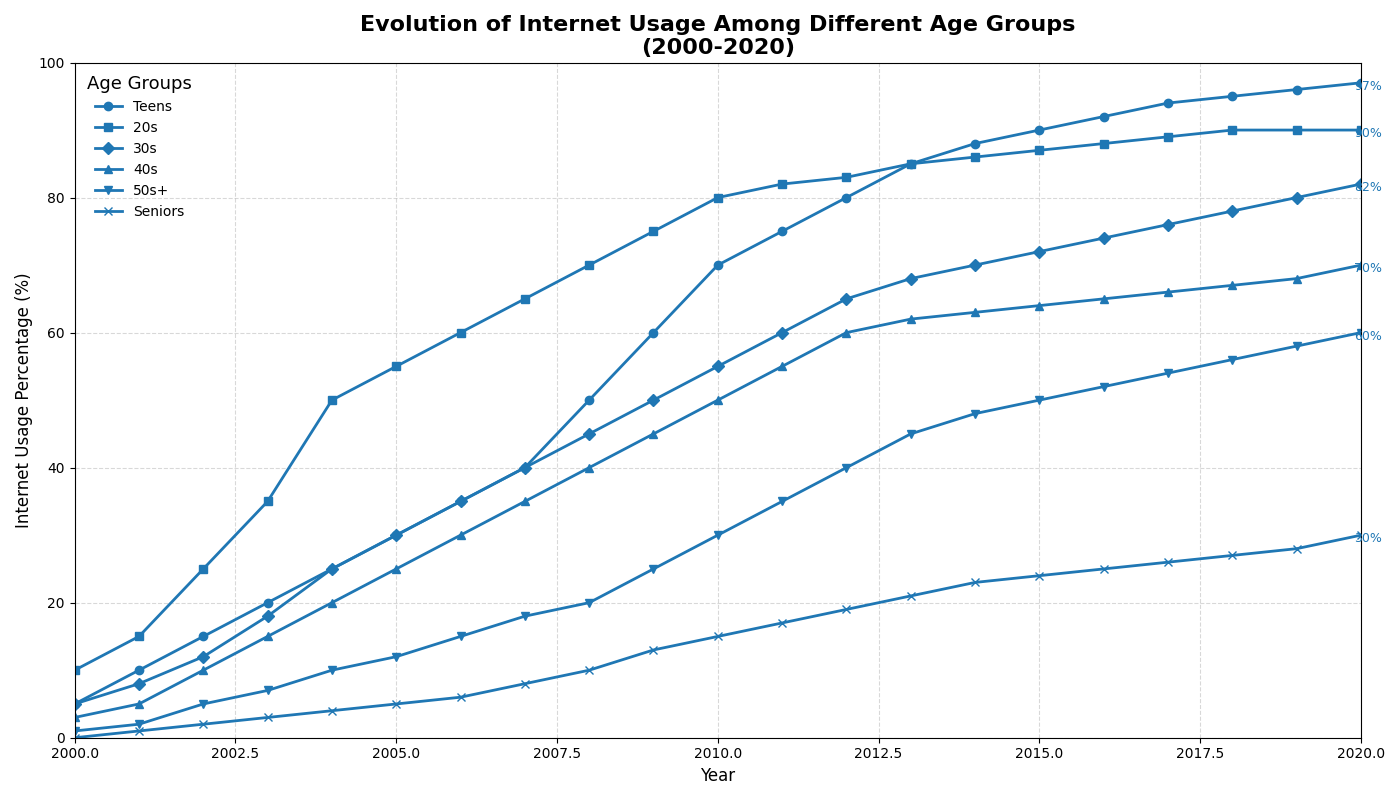

The Python source for this figure:
import matplotlib.pyplot as plt
import numpy as np

# Define data
years = np.arange(2000, 2021)
age_groups = ["Teens", "20s", "30s", "40s", "50s+", "Seniors"]

# Internet usage percentages for each age group over time
teens = [5, 10, 15, 20, 25, 30, 35, 40, 50, 60, 70, 75, 80, 85, 88, 90, 92, 94, 95, 96, 97]
twenties = [10, 15, 25, 35, 50, 55, 60, 65, 70, 75, 80, 82, 83, 85, 86, 87, 88, 89, 90, 90, 90]
thirties = [5, 8, 12, 18, 25, 30, 35, 40, 45, 50, 55, 60, 65, 68, 70, 72, 74, 76, 78, 80, 82]
forties = [3, 5, 10, 15, 20, 25, 30, 35, 40, 45, 50, 55, 60, 62, 63, 64, 65, 66, 67, 68, 70]
fifties_plus = [1, 2, 5, 7, 10, 12, 15, 18, 20, 25, 30, 35, 40, 45, 48, 50, 52, 54, 56, 58, 60]
seniors = [0, 1, 2, 3, 4, 5, 6, 8, 10, 13, 15, 17, 19, 21, 23, 24, 25, 26, 27, 28, 30]

# Plotting
fig, ax = plt.subplots(figsize=(14, 8))

# Define a single color for all lines
single_color = '#1f77b4'
markers = ['o', 's', 'D', '^', 'v', 'x']

# Plot the data
for data, name, marker in zip([teens, twenties, thirties, forties, fifties_plus, seniors], age_groups, markers):
    ax.plot(years, data, label=name, color=single_color, marker=marker, linewidth=2, linestyle='-')
    # Annotate end points
    ax.annotate(f'{data[-1]}%', xy=(years[-1], data[-1]), xytext=(5, -5), textcoords='offset points', ha='center', fontsize=9, color=single_color)

# Title and axis labels
ax.set_title('Evolution of Internet Usage Among Different Age Groups\n(2000-2020)', fontsize=16, fontweight='bold')
ax.set_xlabel('Year', fontsize=12)
ax.set_ylabel('Internet Usage Percentage (%)', fontsize=12)

# Add legend
ax.legend(title='Age Groups', title_fontsize='13', loc='upper left', frameon=False)

# Add gridlines
ax.grid(True, linestyle='--', which='major', color='grey', alpha=0.3)

# Set limits for better visualization
ax.set_xlim(2000, 2020)
ax.set_ylim(0, 100)

# Automatically adjust layout
plt.tight_layout()

# Display the plot
plt.show()
